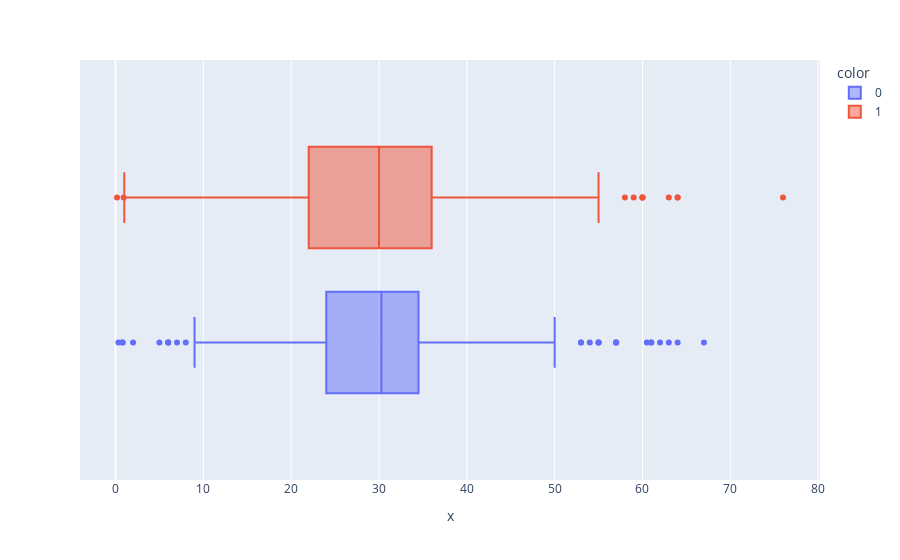

Notebook code cell kept with this figure:
### Code cell
px.box(df["Sex"], df["Age"], color=df["Survived"])

### Figure 1 — Plotly figure (JSON) as saved in the notebook; plotly's stock layout.template omitted (floating-point values rounded to 4 significant figures; data arrays with more than 128 entries replaced by an {"elided": "..."} marker saying what was removed)
{"data": [{"alignmentgroup": "True", "hovertemplate": "color=0<br>x=%{x}<extra></extra>", "legendgroup": "0", "marker": {"color": "#636efa"}, "name": "0", "notched": false, "offsetgroup": "0", "orientation": "h", "showlegend": true, "type": "box", "x": {"elided": "266 float values"}, "x0": " ", "xaxis": "x", "y0": " ", "yaxis": "y"}, {"alignmentgroup": "True", "hovertemplate": "color=1<br>x=%{x}<extra></extra>", "legendgroup": "1", "marker": {"color": "#EF553B"}, "name": "1", "notched": false, "offsetgroup": "1", "orientation": "h", "showlegend": true, "type": "box", "x": {"elided": "152 float values"}, "x0": " ", "xaxis": "x", "y0": " ", "yaxis": "y"}], "layout": {"boxmode": "group", "legend": {"title": {"text": "color"}, "tracegroupgap": 0}, "margin": {"t": 60}, "xaxis": {"anchor": "y", "domain": [0, 1], "title": {"text": "x"}}, "yaxis": {"anchor": "x", "domain": [0, 1]}}}
